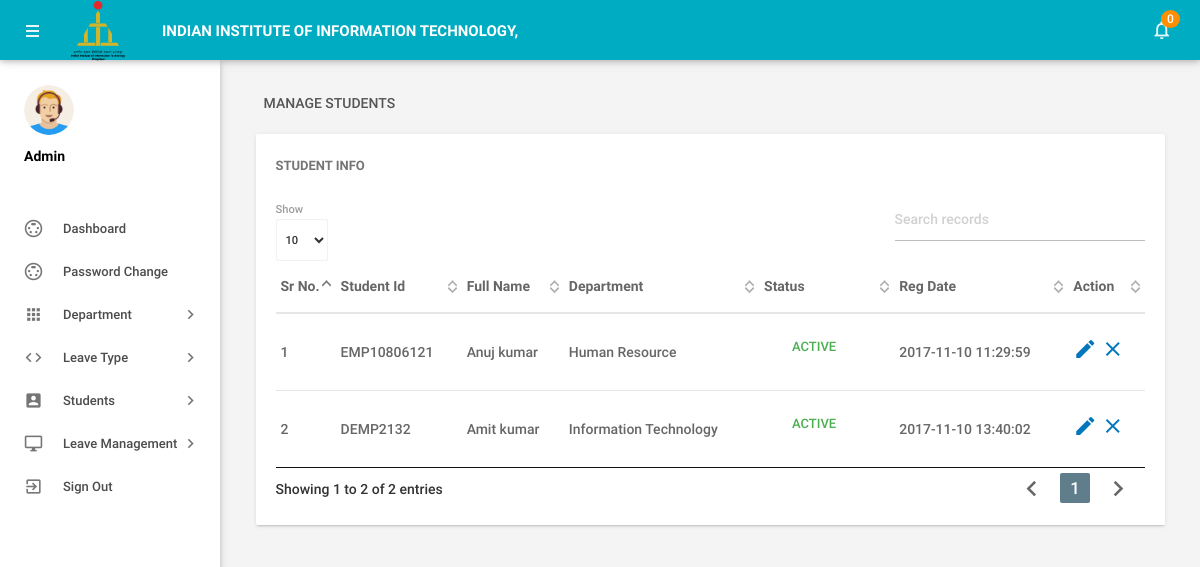
Page /admin/manageemployee.php (signed in) on the committed database.
### tables this page shows
CREATE TABLE IF NOT EXISTS `tblemployees` (
  `id` int(11) NOT NULL,
  `EmpId` varchar(100) NOT NULL,
  `FirstName` varchar(150) NOT NULL,
  `LastName` varchar(150) NOT NULL,
  `EmailId` varchar(200) NOT NULL,
  `Password` varchar(180) NOT NULL,
  `Gender` varchar(100) NOT NULL,
  `Dob` varchar(100) NOT NULL,
  `Department` varchar(255) NOT NULL,
  `Address` varchar(255) NOT NULL,
  `City` varchar(200) NOT NULL,
  `Country` varchar(150) NOT NULL,
  `Phonenumber` char(11) NOT NULL,
  `Status` int(1) NOT NULL,
  `RegDate` timestamp NOT NULL DEFAULT CURRENT_TIMESTAMP
);

### admin/manageemployee.php (the view, shortened to what this page needs)
<?php
include('includes/config.php');
if(strlen($_SESSION['alogin'])==0)
    {
header('location:index.php');
}
else{
 ?>
<!DOCTYPE html>
<html lang="en">
    <head>
        <link type="text/css" rel="stylesheet" href="../assets/plugins/materialize/css/materialize.min.css"/>
        <link href="../assets/plugins/material-preloader/css/materialPreloader.min.css" rel="stylesheet">
        <link href="../assets/plugins/datatables/css/jquery.dataTables.min.css" rel="stylesheet">
        <link href="../assets/css/alpha.min.css" rel="stylesheet" type="text/css"/>
        <link href="../assets/css/custom.css" rel="stylesheet" type="text/css"/>
    </head>
    <body>
       <?php include('includes/header.php');?>
       <?php include('includes/sidebar.php');?>
            <main class="mn-inner">
                <div class="row">
                    <div class="col s12">
                        <div class="page-title">Manage Students</div>
                    </div>
                    <div class="col s12 m12 l12">
                        <div class="card">
                            <div class="card-content">
                                <span class="card-title">Student Info</span>
                                <table id="example" class="display responsive-table ">
                                    <thead>
                                        <tr>
                                            <th>Sr No.</th>
                                            <th>Student Id</th>
                                            <th>Full Name</th>
                                            <th>Department</th>
                                             <th>Status</th>
                                             <th>Reg Date</th>
                                            <th>Action</th>
                                        </tr>
                                    </thead>
                                    <tbody>
<?php $sql = "SELECT EmpId,FirstName,LastName,Department,Status,RegDate,id from  tblemployees";
$query = $dbh -> prepare($sql);
$query->execute();
$results=$query->fetchAll(PDO::FETCH_OBJ);
$cnt=1;
if($query->rowCount() > 0)
{
foreach($results as $result)
{               ?>
                                        <tr>
                                            <td> <?php echo htmlentities($cnt);?></td>
                                            <td><?php echo htmlentities($result->EmpId);?></td>
                                            <td><?php echo htmlentities($result->FirstName);?>&nbsp;<?php echo htmlentities($result->LastName);?></td>
                                            <td><?php echo htmlentities($result->Department);?></td>
                                             <td><?php $stats=$result->Status;
if($stats){
                                             ?>
                                                 <a class="waves-effect waves-green btn-flat m-b-xs">Active</a>
                                                 <?php } else { ?>
                                                 <a class="waves-effect waves-red btn-flat m-b-xs">Inactive</a>
                                                 <?php } ?>
                                             </td>
                                              <td><?php echo htmlentities($result->RegDate);?></td>
                                            <td><a href="editemployee.php?empid=<?php echo htmlentities($result->id);?>"><i class="material-icons">mode_edit</i></a>
                                        <?php if($result->Status==1)
 {?>
<a href="manageemployee.php?inid=<?php echo htmlentities($result->id);?>" onclick="return confirm('Are you sure you want to inactive this Employe?');"" > <i class="material-icons" title="Inactive">clear</i>
<?php } else {?>
                                            <a href="manageemployee.php?id=<?php echo htmlentities($result->id);?>" onclick="return confirm('Are you sure you want to active this employee?');""><i class="material-icons" title="Active">done</i>
                                            <?php } ?> </td>
                                        </tr>
                                         <?php $cnt++;} }?>
                                    </tbody>
                                </table>
                            </div>
                        </div>
                    </div>
                </div>
            </main>
        </div>
        <div class="left-sidebar-hover"></div>
    </body>
</html>
<?php } ?>

### rows in the picture
tblemployees: EmpId "EMP10806121", FirstName "Anuj", LastName "kumar", Department "Human Resource", Status "ACTIVE", RegDate "2017-11-10 11:29:59"
tblemployees: EmpId "DEMP2132", FirstName "Amit", LastName "kumar", Department "Information Technology", Status "ACTIVE", RegDate "2017-11-10 13:40:02"

### other values in the picture
$unreadcount "0"
